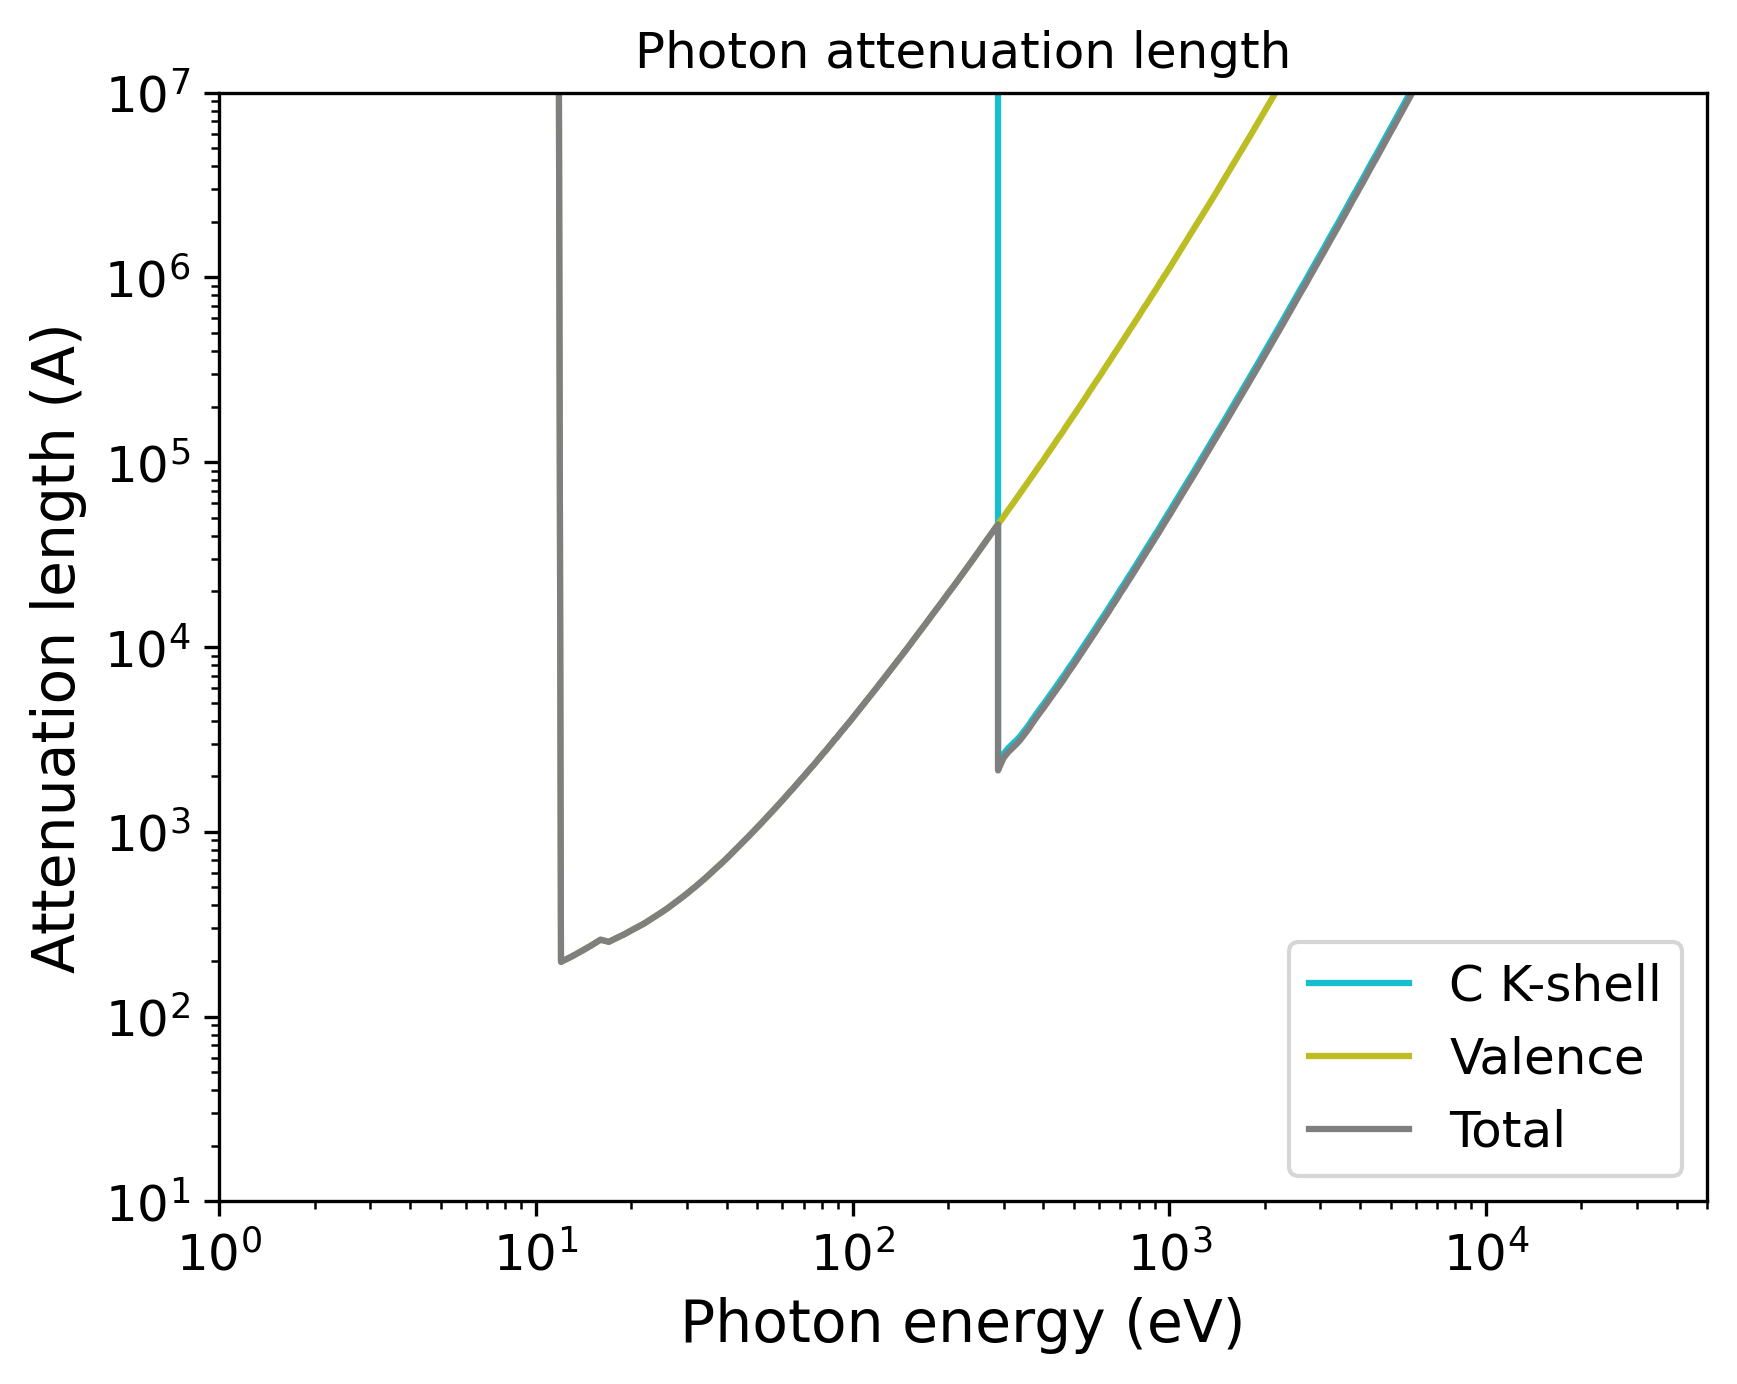

Reproduce this figure in Python.
import pandas as pd
import numpy as np
import matplotlib.pyplot as plt
import matplotlib.cm as cm
# Set the format:
plt.xlabel("Photon energy (eV)", fontsize=14)
plt.ylabel("Attenuation length (A)", fontsize=14)
plt.xticks(fontsize=12)
plt.yticks(fontsize=12)
plt.grid(False)
# Set the axes:
# Read the output file:
df = pd.read_csv(r"OUTPUT_C2H4n_Photon_IMFP.dat", sep=r'\s+', header=None, comment="#", skipinitialspace=True)
plt.xscale("log")
plt.yscale("log")
# Prepare the plot:
columns_to_plot = [ 1, 2, 3]
labels = [ "C K-shell", "Valence", "Total"]
# Create N distinct colors from a colormap
N = len(columns_to_plot)
colors = plt.cm.tab10(np.linspace(1, 0, 10))
# Set line styles:
linestyles = [ "-", "-", "-"]
for i, col in enumerate(columns_to_plot):
    color = colors[i % len(colors)]
    ls    = linestyles[i % len(linestyles)]
    label = labels[i % len(labels)]
    plt.plot(df.iloc[:, 0], df.iloc[:, col],
    color=color,
    label=label,
    linestyle=ls)
plt.xlim(1.00000000,50000.00000000)
plt.ylim(10.00000000,10000000.00000000)
plt.title("Photon attenuation length")
plt.legend(loc="best", fontsize=12)
# Save the plot in this format:
plt.savefig("OUTPUT_MFP_photon.png", dpi=300, bbox_inches="tight")
